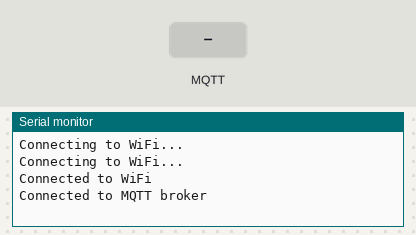
A sketch run on a simulated ESP8266 (NodeMCU). Shown: the last lines printed to the serial monitor. The inputs (shaded band) are chosen by the test bench. WiFi joins after 1.5 s; servers stay silent unless stated; no MQTT or app messages arrive unless stated.

Above: at 3.2 s.
3.3 s: MQTT message "ok" arrives on the first subscribed topic
At 4.0 s:
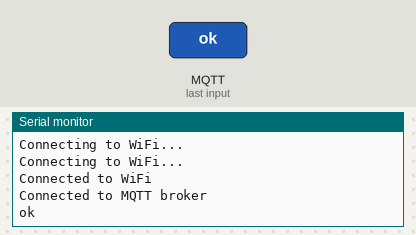
4.8 s: MQTT message "1" arrives on the first subscribed topic
At 5.2 s:
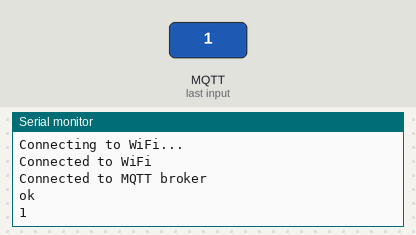
6.3 s: MQTT message "on" arrives on the first subscribed topic
At 7.5 s:
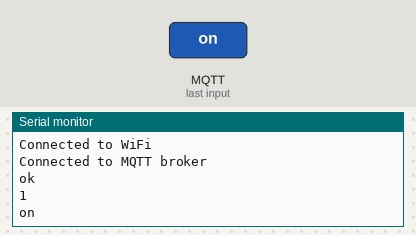
7.8 s: MQTT message "off" arrives on the first subscribed topic
At 8.6 s:
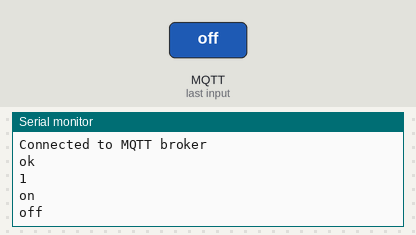

Measured:
- after the input at 3.3 s, the serial monitor: prints a new line at once (image 1)
- after the input at 4.8 s, the serial monitor: prints a new line at once (image 2)
- after the input at 6.3 s, the serial monitor: prints a new line at once (image 3)
- after the input at 7.8 s, the serial monitor: prints a new line at once (image 4)

The sketch:

Robot_Arm_Multistepper_esp8266.ino
```cpp
#include <ESP8266WiFi.h>
#include <WiFiClientSecure.h>
#include "PubSubClient.h"


//Mqtt
const char* ssid = "Asu";
const char* password = "12341234";
const char* mqttServer = "6b3b54fa5f4a464fa80e2e0410aec35e.s2.eu.hivemq.cloud";
const char* mqtt_username = "xioty";     // MQTT username
const char* mqtt_password = "P@ssw0rd";  // MQTT password
const int mqttPort = 8883;
const char* mqttTopic = "xara/arm";
const char* mqttName = "arm";

WiFiClientSecure espClient;
PubSubClient client(espClient);


void callback(char* topic, byte* payload, unsigned int length) {
  String input = "";
  // Serial.print("Message arrived in topic: ");
  // Serial.println(topic);
  // Serial.print("Message: ");
  for (int i = 0; i < length; i++) {
    input += (char)payload[i];
  }
  Serial.println(input);
  //arm(input);
}
//mqtt end
void setup() {
  Serial.begin(250000);
  //mqtt
  WiFi.begin(ssid, password);
  while (WiFi.status() != WL_CONNECTED) {
    delay(1000);
    Serial.println("Connecting to WiFi...");
  }
  Serial.println("Connected to WiFi");
  espClient.setInsecure();
  //espClient.setCACert(root_ca);  // enable this line and the the "certificate" code for secure connection
  client.setServer(mqttServer, mqttPort);
  client.setCallback(callback);
  while (!client.connected()) {
    if (client.connect(mqttName, mqtt_username, mqtt_password)) {
      Serial.println("Connected to MQTT broker");
      client.subscribe(mqttTopic);
    } else {
      Serial.print("Failed, rc=");
      Serial.print(client.state());
      Serial.println(" Retrying in 5 seconds...");
      delay(5000);
    }
  }
  //mqtt end
}


void loop() {

  if (Serial.available() > 0) {
    // Read the serial input
    String input = Serial.readStringUntil('\n');
    if (strcmp(input.c_str(), "ok") == 0) {
      client.publish("response", "o");
    }
  }
  client.loop();
}
```
